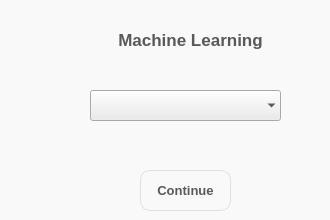
     <widget class="QWidget" name="ml_page">
      <property name="styleSheet">
       <string notr="true">background-color: rgb(249,249,249);</string>
      </property>
      <widget class="QLabel" name="label_9">
       <property name="geometry">
        <rect>
         <x>60</x>
         <y>20</y>
         <width>261</width>
         <height>41</height>
        </rect>
       </property>
       <property name="font">
        <font>
         <family>Segoe UI</family>
         <pointsize>13</pointsize>
         <weight>75</weight>
         <bold>true</bold>
        </font>
       </property>
       <property name="styleSheet">
        <string notr="true">color: rgb(90, 89, 90);</string>
       </property>
       <property name="text">
        <string>&lt;html&gt;&lt;head/&gt;&lt;body&gt;&lt;p align=&quot;center&quot;&gt;Machine Learning&lt;/p&gt;&lt;/body&gt;&lt;/html&gt;</string>
       </property>
      </widget>
      <widget class="QComboBox" name="ml_method">
       <property name="geometry">
        <rect>
         <x>90</x>
         <y>90</y>
         <width>191</width>
         <height>31</height>
        </rect>
       </property>
       <property name="font">
        <font>
         <family>Segoe UI</family>
         <pointsize>10</pointsize>
         <weight>75</weight>
         <bold>true</bold>
        </font>
       </property>
       <property name="styleSheet">
        <string notr="true">background-color: rgb(235, 234, 236);</string>
       </property>
       <property name="placeholderText">
        <string>Select Method</string>
       </property>
       <property name="frame">
        <bool>false</bool>
       </property>
       <item>
        <property name="text">
         <string>KNN</string>
        </property>
       </item>
       <item>
        <property name="text">
         <string>Decision Tree</string>
        </property>
       </item>
       <item>
        <property name="text">
         <string>Random Forest</string>
        </property>
       </item>
       <item>
        <property name="text">
         <string>SVM</string>
        </property>
       </item>
      </widget>
      <widget class="QPushButton" name="ml_choose">
       <property name="geometry">
        <rect>
         <x>140</x>
         <y>170</y>
         <width>91</width>
         <height>41</height>
        </rect>
       </property>
       <property name="font">
        <font>
         <family>Segoe UI</family>
         <pointsize>10</pointsize>
         <weight>75</weight>
         <bold>true</bold>
        </font>
       </property>
       <property name="styleSheet">
        <string notr="true">QPushButton#ml_choose {
    border-radius: 10px;
border: 1px solid rgb(224,224,224);
    color: rgb(90, 89, 90);
}

QPushButton:hover {
    /* Add your hover effect styles here */
    background-color: rgb(170,172,175); /* Example: change background color to red */
}
</string>
       </property>
       <property name="text">
        <string>Continue</string>
       </property>
      </widget>
     </widget>
